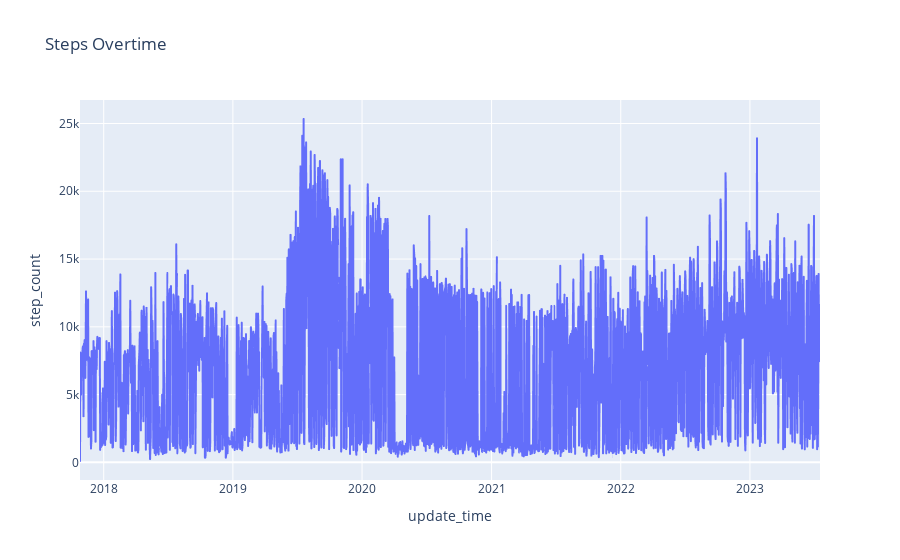

Notebook cell for this chart:
### Code cell
step_fig = px.line(steps, x='update_time', y='step_count', title='Steps Overtime', height = 500)
step_fig.show()

### Figure 1 — Plotly figure (JSON) as saved in the notebook; plotly's stock layout.template omitted (floating-point values rounded to 4 significant figures; data arrays with more than 128 entries replaced by an {"elided": "..."} marker saying what was removed)
{"data": [{"hovertemplate": "update_time=%{x}<br>step_count=%{y}<extra></extra>", "legendgroup": "", "line": {"color": "#636efa", "dash": "solid"}, "marker": {"symbol": "circle"}, "mode": "lines", "name": "", "showlegend": false, "type": "scattergl", "x": {"elided": "1959 str values"}, "xaxis": "x", "y": {"elided": "1959 int values"}, "yaxis": "y"}], "layout": {"autosize": true, "legend": {"tracegroupgap": 0}, "title": {"text": "Steps Overtime"}, "xaxis": {"anchor": "y", "autorange": true, "domain": [0, 1], "range": ["2017-10-26", "2023-07-18"], "title": {"text": "update_time"}, "type": "date"}, "yaxis": {"anchor": "x", "autorange": true, "domain": [0, 1], "range": [-1301.0, 26730.0], "title": {"text": "step_count"}, "type": "linear"}}}
